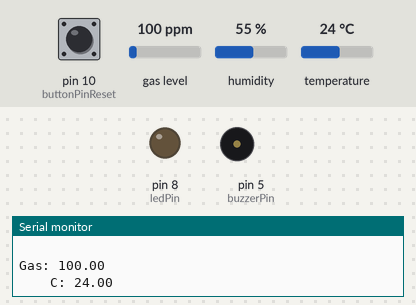
This sketch was run on a simulated Arduino Uno, built with avr-gcc and run on an emulated ATmega328P. On the bench: output pins drawn as LEDs (lit = HIGH), buzzer (waves = sounding, pin HIGH), the last lines printed to the serial monitor. The inputs (shaded band) are chosen by the test bench; at power-on: temperature 24 °C, pin 10 (buttonPinReset) LOW, gas level 100 ppm, humidity 55 %. The modem accepts every AT command (registered, SIM ready, sends succeed) and sends nothing else.

Above: at 4.1 s.
4.2 s: temperature set to 33 °C
7.0 s: temperature set to 36 °C
At 9.2 s:
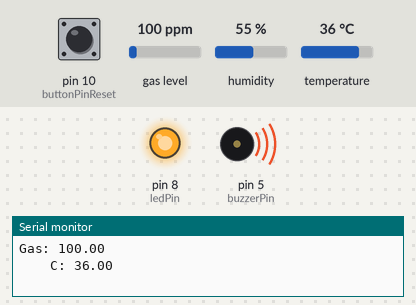
At 9.9 s:
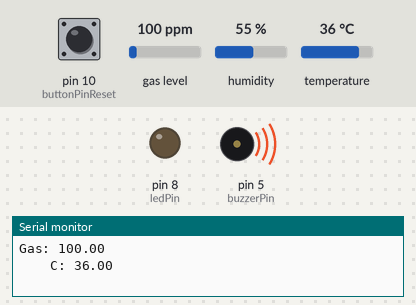
12.5 s: pin 10 (buttonPinReset) pulled HIGH for 0.3 s
At 13.1 s:
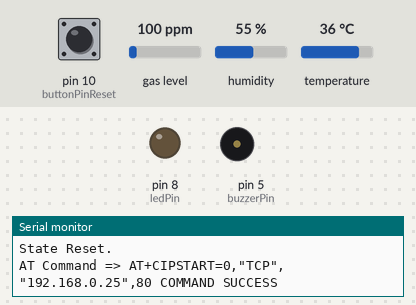
Timing chart, 0 to 15.5 s (numbered marks = the images above; inputs shaded):
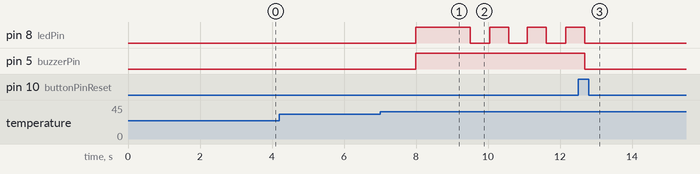

Measured:
- the behaviour switches between 34 and 35 °C on temperature (found by bisection; images 0 and 1)
- after the input at 7.0 s, pin 8 (ledPin): LOW → HIGH after 0.99 s, then repeats every 1.1 s: LOW 0.54 s, HIGH 0.52 s; pin 5 (buzzerPin): LOW → HIGH after 0.99 s
- after the input at 12.5 s, pin 8 (ledPin): goes on until 12.7 s, then stays LOW; pin 5 (buzzerPin): HIGH → LOW after 0.18 s

The sketch:

Dapur_v6FINAL.ino
```cpp
#include "DHT.h"
#include <MQ2.h>

#include <SoftwareSerial.h>
String AP = "moshiw";        //Access Point
String PASS = "konsbudjaya";    //Wi-Fi Password
String IP = "192.168.0.99";   //IP address
String GW = "192.168.0.1";    //Gate Way
String NM = "255.255.255.0";  //Net Mask
int countTrueCommand;
int countTimeCommand;

String ALAMAT = "192.168.0.25";
String PORT = "80";
String kirim2an;

int xxx = 0;
int yyy = 0;
int i = 1;

//Sensor MQ-2
int smoke = A1;
float nilaiGas;         //inisialisasi variabel nilai gas
MQ2 mq2(smoke);
int batasGas = 2500;     //threshold
boolean stateGas = 0;
boolean lastGas = 0;

//Sensor DHT 11 Temperature
const int batasTemp = 35;
#define DHTTYPE DHT11
const int DHTPIN = A2;
DHT dht(DHTPIN, DHTTYPE);
float C;                  // temperature
boolean stateTemp = 0;
boolean lastTemp = 0;

//BUZZER
const int buzzerPin = 5;
boolean buzzer_mode = false;
int buzzerState = LOW;

const int buttonPinReset = 10;
int button_state = 0;

//push buttong
#define btnPin 11
int btnCounter = 0;
int btnState = 0;
int lastbtnState = 0;

boolean found = false;
SoftwareSerial esp8266(3, 2);  //RX,TX
String s1 = "OFF";
String s2 = "OFF";
String s3 = "OFF";
String s4 = "Terkunci";


const int ledPin = 8;  //LED Alarm
boolean LED_mode = false;
int ledState = LOW;

long previousMillis = 0;
long interval = 100;    // Interval at which LED blinks

//------------------------- SETUP
void setup() {
  pinMode(ledPin, OUTPUT);
  pinMode(buzzerPin, OUTPUT);
  digitalWrite(ledPin, LOW);
  digitalWrite(buzzerPin, LOW);
  pinMode(buttonPinReset, INPUT);
  Serial.begin(9600);
  dht.begin();
  mq2.begin();

  esp8266.begin(115200);
  sendCommand("AT", 1 , "OK");                                             //Check Esp Available; Tests AT startup.
  sendCommand("AT+CWMODE=3", 1, "OK");                                     //Sets the Current Wi-Fi mode; 1. Station Mode
  sendCommand("AT+CWJAP=\"" + AP + "\",\"" + PASS + "\"", 7, "OK");        //Connects to an AP
  sendCommand("AT+CIPSTA_CUR=\"" + IP + "\",\"" + GW + "\",\"" + NM + "\"", 2, "OK"); //Sets the IP Address of the ESP8266 SoftAP
  sendCommand("AT+CIPMUX=1", 1, "OK");                                     //Conﬁgures the multiple connections mode
  sendCommand("AT+CIPSERVER=1,80", 1, "OK");                               //Create TCP server

  delay (250);
  esp8266.println("AT+CIFSR");                                             //Gets Local IP Address
  Serial.println(esp8266.readStringUntil('\n'));
  printResponse();
}

//------------------------- LOOP
void loop() {

  bacaGas();
  bacaTemp();
  printGas();
  printTemp();
  printResponse();
  //baca_tombol();

//---------------------------------------------------Penentuan State Pembacaan Sensor
  if (nilaiGas >= batasGas && C >= batasTemp) {
    stateGas = true;
    stateTemp = true;
  }
  else if (C >= batasTemp) {
    stateTemp = true;
  }
  else if (nilaiGas >= batasGas) {
    stateGas = true;
  }
  else {
    stateGas = false;
    stateTemp = false;
  }

//------------------------------------------Penentuan State Aktuator Berdasarkan State Sensor
  if (stateGas != lastGas && stateTemp != lastTemp) {
    if (stateGas == 1 && stateTemp == 1) {
      LED_mode = true;
      buzzer_mode = true;
      kirim2an = "fdbk43";
    }
    else {
      LED_mode = false;
      buzzer_mode = false;
      kirim2an = "fdbk40";
    }
    lastGas = stateGas;
    lastTemp = stateTemp;
    kirim_info(kirim2an);
  }
  else if (stateTemp != lastTemp) {
    if (stateTemp == 1) {
      LED_mode = true;
      buzzer_mode = true;
      kirim2an = "fdbk43";
    }
    else {
      LED_mode = false;
      buzzer_mode = false;
      kirim2an = "fdbk40";
    }
    lastTemp = stateTemp;
    kirim_info(kirim2an);
  }
  else if (stateGas != lastGas) {
    if (stateGas == 1) {
      LED_mode = true;
      buzzer_mode = false;
      kirim2an = "fdbk42";
    }
    else {
      LED_mode = false;
      buzzer_mode = false;
      kirim2an = "fdbk40";
    }
    lastGas = stateGas;
    kirim_info(kirim2an);
  }

//-----------------------------------------------------Kedip LED
  if (LED_mode) {
    unsigned long currentMillis = millis();
    if (currentMillis - previousMillis > interval) {
      previousMillis = currentMillis;
      if (ledState == LOW)
        ledState = HIGH;
      else
        ledState = LOW;

      digitalWrite(ledPin, ledState);
    }
  }
  else {
    digitalWrite(ledPin, LOW);
  }

//-----------------------------------------------------Buzzer

  if(buzzer_mode){
    digitalWrite(buzzerPin, HIGH);
    }
  else{
    digitalWrite(buzzerPin, LOW);
    }

//-----------------------------------------------------Push Button Reset
  button_state = digitalRead(buttonPinReset);
  if (button_state == 1) {
    //stateGas = true;
    //stateTemp = true;
    lastGas = stateGas;
    lastTemp = stateTemp;
    LED_mode = false;
    buzzer_mode = false;
    digitalWrite(ledPin, LOW);
    digitalWrite(buzzerPin, LOW);
    Serial.println("State Reset.");
    kirim2an = "fdbk40";
    kirim_info(kirim2an);
    delay(1000);
  }

  delay(500);

}

//------------------------- FUNGSI
//-------------------------------- SENSOR
void bacaGas() {
  nilaiGas = mq2.readLPG();
  delay(10);
}

void bacaTemp() {
  C = dht.readTemperature();
  delay(10);
}

void printGas() {
  Serial.print("Gas: ");
  Serial.println(nilaiGas);
  Serial.print("    ");
}

void printTemp() {
  Serial.print("C: ");
  Serial.println(C);
  Serial.println("    ");
}

//-------------------------------- KOMUNIKASI
//----------------------------------------------------------------------------------- SEND COMMAND
void sendCommand(String perintah, int maxTime, char readReplay[]) {
  //fungsi komunikasi serial yang berisi at command, waktu pemeriksaan, dan balasan
  Serial.print("AT Command => ");
  Serial.print(perintah); //mengirim perintah at command
  while (countTimeCommand < (maxTime * 1)) //selama waktu pemeriksaan akan mengirim at command
  {
      sending:
    esp8266.println(perintah);//perintah at command yang dikirim
    if (esp8266.find(readReplay))
    //memeriksa balasan apakah sesuai dengan permintaan
    {
      found = true;
      delay(200);
      break;
    }

    countTimeCommand++;//waktu pemeriksaan bertambah tiap detik
  }
  if (found == true) //saat balasan sesuai
  {
    Serial.println(" COMMAND SUCCESS");
    i=1;
    countTimeCommand = 0;//reset waktu
  }
  if (found == false) //saat balasan tidak sesuai
  {
    Serial.print(" FAIL...RESEND ");Serial.print(i);Serial.println(" of 2");
    if(i<2){ //mengirim kembali at command selama 5 kali
      i++;
    goto sending;
    }
    else { //saat at command tidak terkirim setelah 5 kali percobaan
      Serial.println("command skipped");
      countTimeCommand = 0; //reset waktu
      i=1;
      }
  }
  found = false;
}
//----------------------------------------------------------------------------------- RESPONSE
void printResponse() {
  while (esp8266.available()) {

    Serial.println(esp8266.readStringUntil('\n'));
    if (esp8266.find("code"))     {
      String urlget = esp8266.readStringUntil('\n');

      int posisi_a = urlget.indexOf("code");
      char a = urlget.charAt(posisi_a + 1);
      char b = urlget.charAt(posisi_a + 2);
      Serial.println(urlget);
      Serial.print("nilai a = "); Serial.println(a);
      Serial.print("nilai b = "); Serial.println(b);
      int x = a - '0';
      int y = b - '0';
      monitory(x, y);
      xxx = x;
      yyy = y;
    }
  }
}

//---------------------------------------------------------------------------------- BACA TOMBOL
void baca_tombol() {
  btnState = digitalRead(btnPin);
  if (btnState != lastbtnState) {
    if (btnState == 1) {
      btnCounter++;
      Serial.println("btn pressed");
      Serial.println(xxx); Serial.println(yyy);
      monitory(xxx, yyy);
      countTrueCommand++;
    } else {
      Serial.println("btn released");
    }
  }
  lastbtnState = btnState;
}
//----------------------------------------------------------------------------------- INFO
void kirim_info(String info){

  sendCommand("AT+CIPSTART=0,\"TCP\",\"" + ALAMAT + "\"," + PORT, 1, "OK");
  esp8266.println("AT+CIPSEND=0,8"); delay(250);
  esp8266.println(info);Serial.println("Mengirim Data."); delay(250); countTrueCommand++;
  }
//----------------------------------------------------------------------------------- MONITORY
void monitory(int dvc2, int sts2) {
  String pt = "??????           ";
  String ct = "??????";
  if (dvc2 == 0) {
    if (sts2 == 1) {
      s1 = "ON ";
      pt = "Nyalakan Lampu Kamar";
      ct = "code01";
    }
    else if (sts2 == 0) {
      s1 = "OFF";
      pt = "Matikan Lampu Kamar";
      ct = "code00";
    }
  }
  else if (dvc2 == 1) {
    if (sts2 == 1) {
      s2 = "ON ";
      pt = "Nyalakan Lampu Teras";
      ct = "code11";
    }
    else if (sts2 == 0) {
      s2 = "OFF";
      pt = "Matikan Lampu Teras";
      ct = "code10";
    }
  }
  else if (dvc2 == 2) {
    if (sts2 == 1) {
      s3 = "ON ";
      pt = "Nyalakan Kipas      ";
      ct = "code21";
    }
    else if (sts2 == 0) {
      s3 = "OFF";
      pt = "Matikan Kipas       ";
      ct = "code20";
    }
  }
  else if (dvc2 == 3) {
    if (sts2 == 1) {
      s4 = "Terbuka ";
      pt = "                    ";
      ct = "code31";
    }
    else if (sts2 == 0) {
      s4 = "Tertutup";
      pt = "Kunci Pintu         ";
      ct = "code30";
    }
  }
  else {
    //
    //    pt = "????                  ";
    //    ct = "????";
  }
  delay(500);
  esp8266.println("AT+CIPSEND=0,190"); delay(300);
  esp8266.print("Lampu Kamar,kondisi : "); esp8266.println(s1);
  esp8266.print("Lampu Teras,kondisi : "); esp8266.println(s2);
  esp8266.print("kipas      ,kondisi : "); esp8266.println(s3);
  esp8266.print("Kunci Pintu,kondisi : "); esp8266.println(s4);
  esp8266.println(" ");
  esp8266.print("perintah terakhir   : "); esp8266.println(pt);
  esp8266.println(" ");
  esp8266.print("code terakhir     : "); esp8266.println(ct);
  delay(350);

  esp8266.println("AT+CIPCLOSE=0"); delay(350);
}
```
